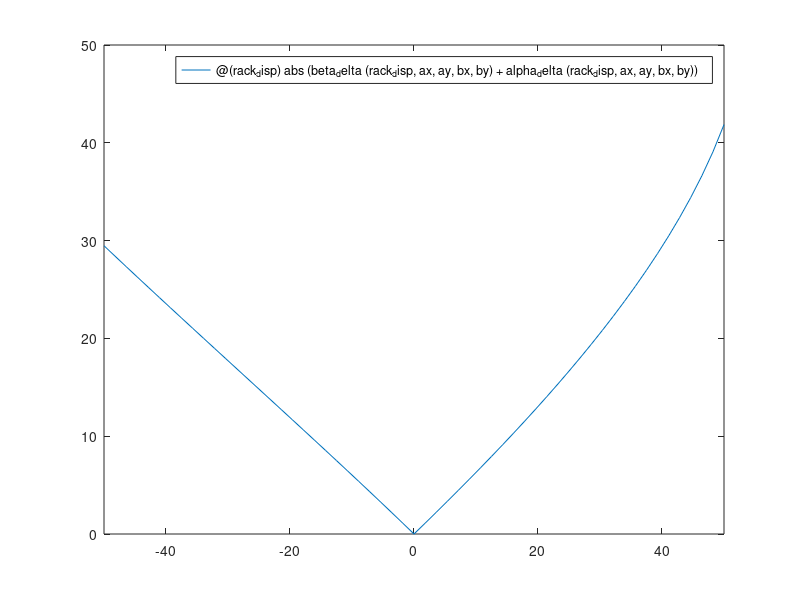
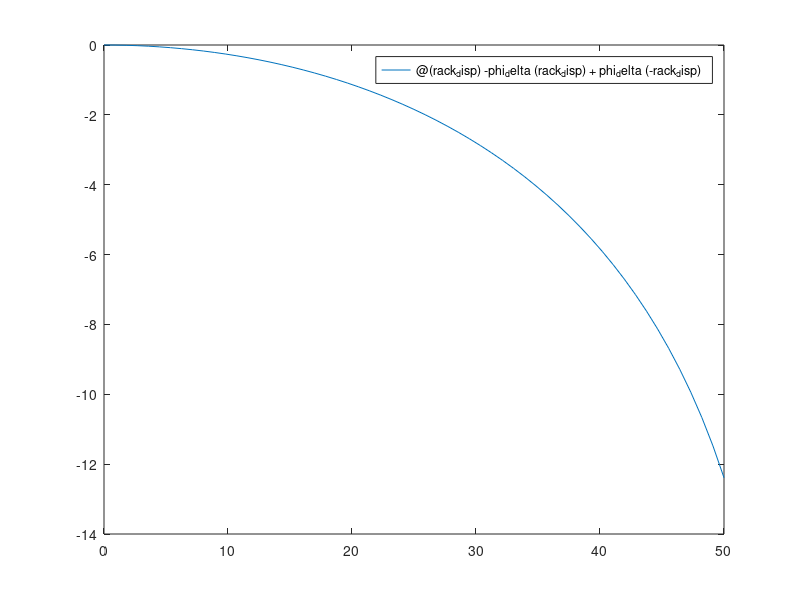
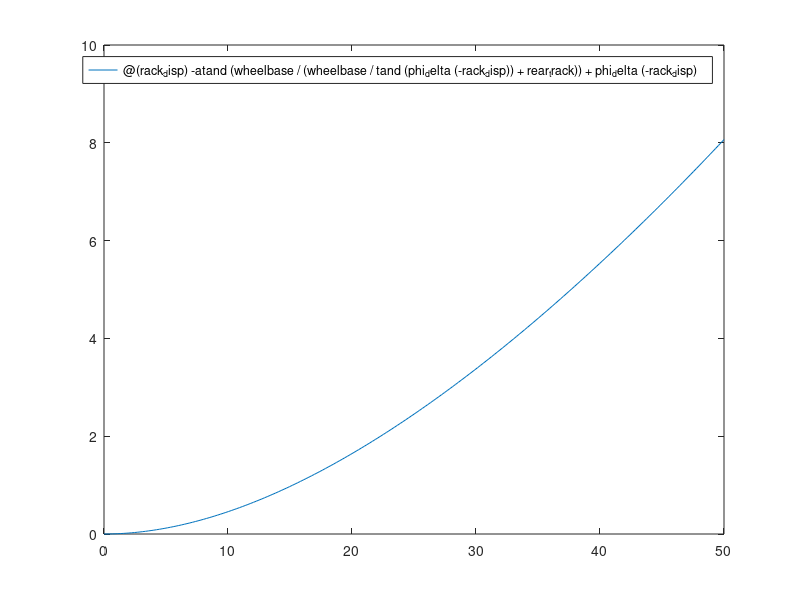
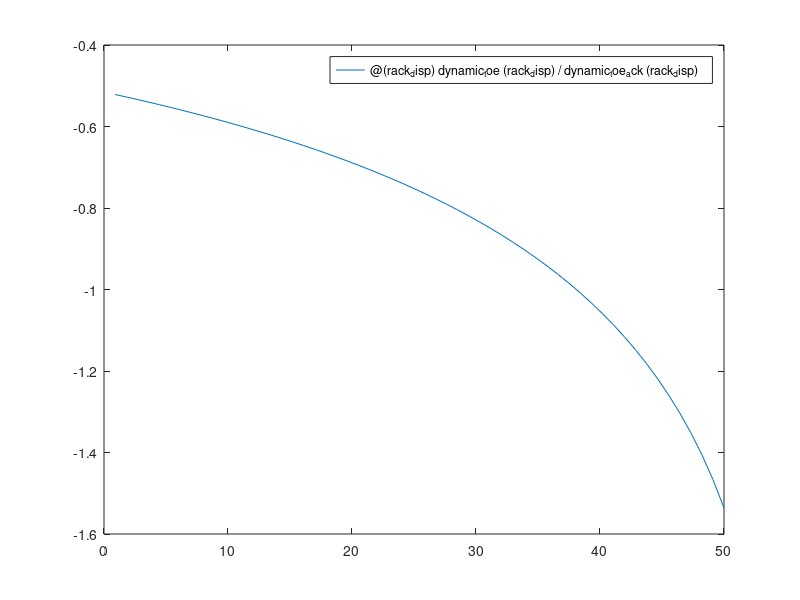

Recreate these plots in MATLAB, in order.
close all
clear all
clc

% Punto c, kingpin a la altura del tie, rueda izquierda.  Es el origen de coordenadas para el estudio. 
% Punto b, unión del tie con la mangueta.
% Punto a, unión del tie con el rack.
% y eje a lo ancho del coche, positiva hacia la derecha.
% x eje a lo largo del coche, positiva hacia delante del coche


% DATOS (distancias todas en mm)
% dimensiones coche
wheelbase = 1600;
front_track = 1150; %realmente no es el front track, sino la distancia entre kingpin izquierdo y derecho a la altura del tie.
rear_track = 1250;
r_pinion = 35/2; % radio pinion

% INPUTS geometría steering. Centro de coordenadas en KingPin rueda
% izquierda
l_rack = 450; %
x_rack = 0; % posición en eje x rack
y_tie_mangueta = 50;
x_tie_mangueta = 80;

% cálculo puntos y ángulos para steer_angle = 0
ax = x_rack;
ay = front_track/2 - l_rack/2;
bx = x_tie_mangueta;
by = y_tie_mangueta;

%% CÁLCULOS FUNCIÓN 
% longitud del brazo
l_brazo = @(rack_disp, ax, ay, bx, by) sqrt(bx^2 + by^2);

% longitud del tie
l_tierod = @(rack_disp, ax, ay, bx, by) sqrt((ay - by)^2 + (ax - bx)^2);

% longitud inicial del segmento AC
l_ac_ini = @(rack_disp, ax, ay, bx, by) sqrt(ay^2 + ax^2); 

% ángulo beta inicial (ángulo con la horizontal del segmento AC)
beta_ini =@(rack_disp, ax, ay, bx, by) atan2d(ax, ay); 

% ángulo alpha inicial (ángulo entre brazo y segmento AC)
alpha_ini = @(rack_disp, ax, ay, bx, by) acosd((l_ac_ini(rack_disp, ax, ay, bx, by)^2 + l_brazo(rack_disp, ax, ay, bx, by)^2 - l_tierod(rack_disp, ax, ay, bx, by)^2)/(2*l_brazo(rack_disp, ax, ay, bx, by)*l_ac_ini(rack_disp, ax, ay, bx, by)));; 
                                                              
% longitud del segmento ac en función del desplazamiento del rack
l_ac = @(rack_disp, ax, ay, bx, by) sqrt((ay + rack_disp)^2 + ax^2); 

% variación total del ángulo alpha
alpha_delta = @(rack_disp, ax, ay, bx, by) alpha_ini(rack_disp, ax, ay, bx, by) - acosd((l_ac(rack_disp, ax, ay, bx, by)^2 + l_brazo(rack_disp, ax, ay, bx, by)^2 - l_tierod(rack_disp, ax, ay, bx, by)^2)/(2*l_brazo(rack_disp, ax, ay, bx, by)*l_ac(rack_disp, ax, ay, bx, by)));

% variación total del ángulo beta
beta_delta = @(rack_disp, ax, ay, bx, by) beta_ini(rack_disp, ax, ay, bx, by) - atan2d(ax, rack_disp + ay);

% variación total del ángulo phi de la rueda. Rueda exterior para rack_disp > 0. Rueda interior para rack_dips < 0.
phi_delta = @(rack_disp, ax, ay, bx, by) abs(beta_delta(rack_disp, ax, ay, bx, by) + alpha_delta(rack_disp, ax, ay, bx, by));
                                                               

extwheel_ack_deg =  @(rack_disp, ax, ay, bx, by) atand(wheelbase/(wheelbase/tan(deg2rad(intwheel_deg(idx))) + rear_track));


phi_delta = @(rack_disp)  abs(beta_delta(rack_disp, ax, ay, bx, by) + alpha_delta(rack_disp, ax, ay, bx, by));
dynamic_toe =  @(rack_disp) - phi_delta(rack_disp) + phi_delta(-rack_disp);
dynamic_toe_ack = @(rack_disp) - atand(wheelbase/(wheelbase/tand(phi_delta(-rack_disp)) + rear_track)) + phi_delta(-rack_disp);

pctge_ack = @(rack_disp) dynamic_toe(rack_disp)/dynamic_toe_ack(rack_disp)

figure(1)
fplot(phi_delta, [-50, 50])

figure(2)
fplot(dynamic_toe, [0, 50])

figure(3)
fplot(dynamic_toe_ack, [0, 50])

figure(4)
fplot(pctge_ack, [0, 50])
